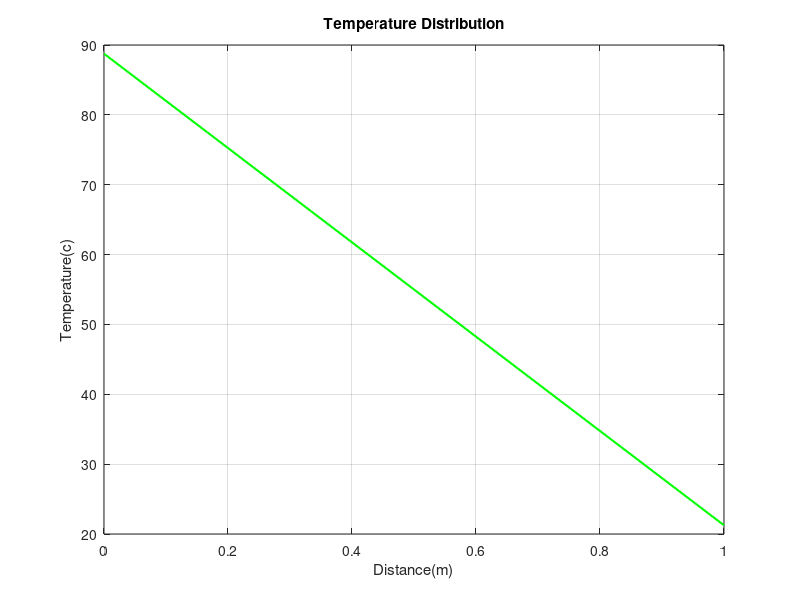

Reproduce this figure in MATLAB.
%Name - Dharmik Parekh
%Roll no - 21BME001
%Date - 11/2/24

L=1;
N=7;
dx=L/(N-1);
k = 1;
Q = 0;
A = zeros(N,N);
A(1,1) = 2;
A(N,N)=2
for i = 2:N-1
    A(i-1,i)=-1
    A(i,i-1) =-1
    A(i,i) = 2
    A(i,i+1) =-1
    A(N,N-1) = -1
end
disp(A)
 b = zeros(N,1);
 b(1) = 100;
 b(N) = 10;
 T = inv(A)*b;
 x = linspace(0,L,N);
 plot(x,T,'g', 'linewidth' , 1.5);
 xlabel('Distance(m)');
 ylabel('Temperature(c)');
 title('Temperature Distribution')
 grid on;
